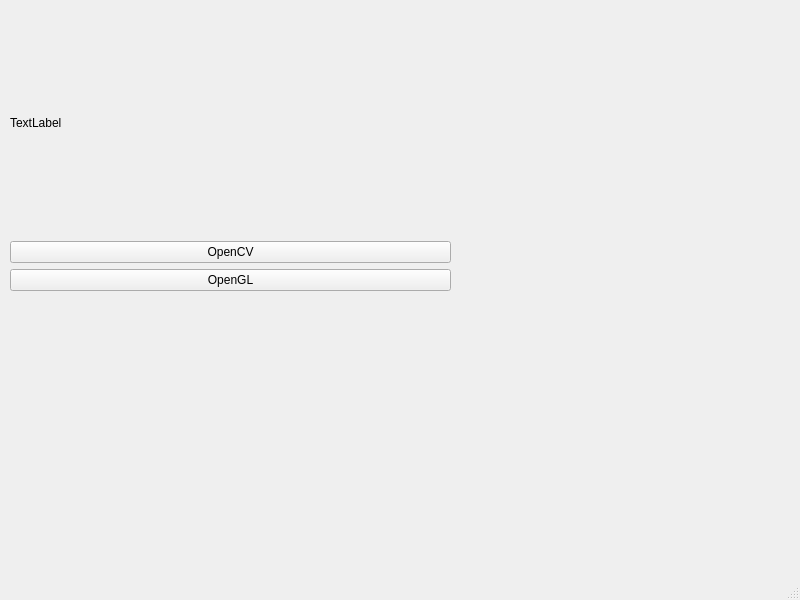
<?xml version="1.0" encoding="UTF-8"?>
<ui version="4.0">
 <class>MainWindow</class>
 <widget class="QMainWindow" name="MainWindow">
  <property name="geometry">
   <rect>
    <x>0</x>
    <y>0</y>
    <width>800</width>
    <height>600</height>
   </rect>
  </property>
  <property name="windowTitle">
   <string>MainWindow</string>
  </property>
  <widget class="QWidget" name="centralwidget">
   <widget class="QWidget" name="verticalLayoutWidget">
    <property name="geometry">
     <rect>
      <x>10</x>
      <y>10</y>
      <width>441</width>
      <height>281</height>
     </rect>
    </property>
    <layout class="QVBoxLayout" name="verticalLayout">
     <item>
      <widget class="QLabel" name="label">
       <property name="text">
        <string>TextLabel</string>
       </property>
      </widget>
     </item>
     <item>
      <widget class="QPushButton" name="pushButton">
       <property name="text">
        <string>OpenCV</string>
       </property>
      </widget>
     </item>
     <item>
      <widget class="QPushButton" name="pushButton_2">
       <property name="text">
        <string>OpenGL</string>
       </property>
      </widget>
     </item>
    </layout>
   </widget>
  </widget>
  <widget class="QMenuBar" name="menubar">
   <property name="geometry">
    <rect>
     <x>0</x>
     <y>0</y>
     <width>800</width>
     <height>22</height>
    </rect>
   </property>
  </widget>
  <widget class="QStatusBar" name="statusbar"/>
 </widget>
 <resources/>
 <connections/>
</ui>
